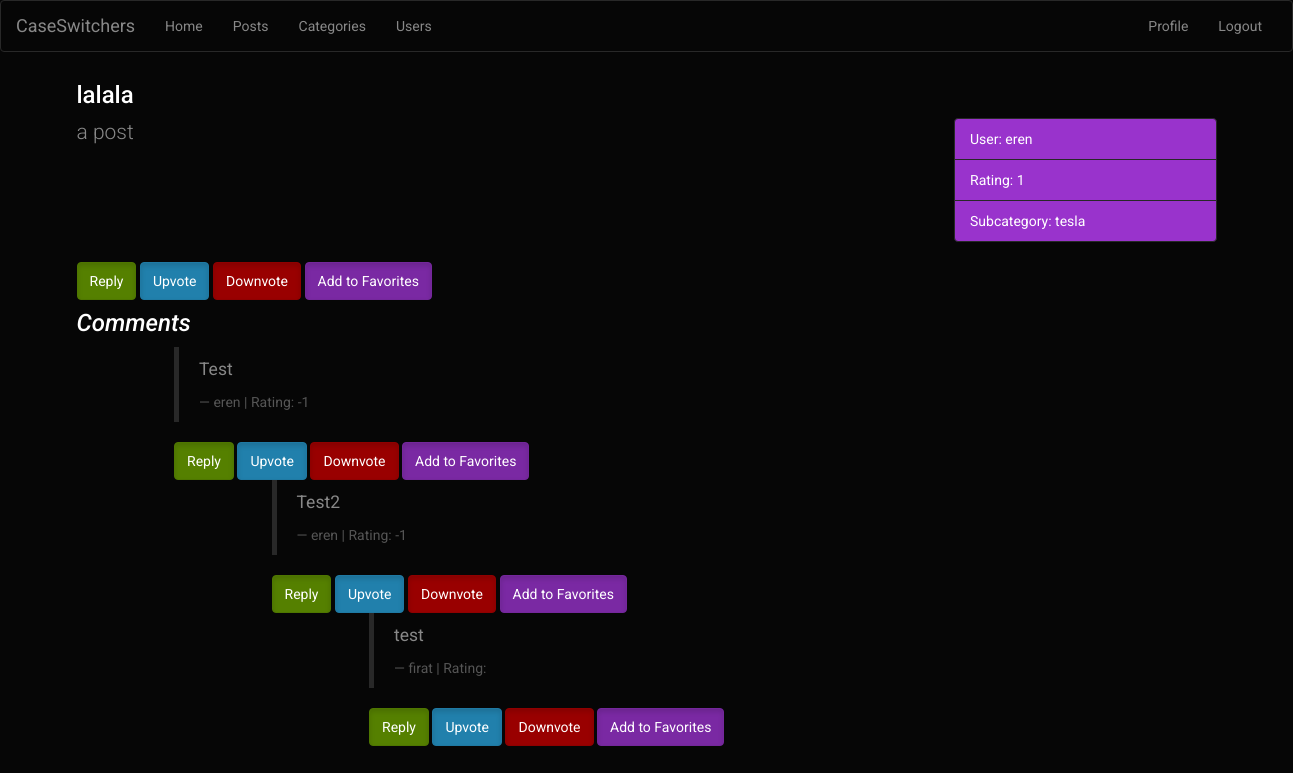
Page /showpost.php?id=95 (signed in) on the committed database.
### tables this page shows
CREATE TABLE `post` (
  `postID` int(11) NOT NULL,
  `topicname` varchar(45) NOT NULL
);

CREATE TABLE `entry` (
  `entryID` int(11) NOT NULL,
  `creationdate` timestamp NOT NULL DEFAULT CURRENT_TIMESTAMP ON UPDATE CURRENT_TIMESTAMP,
  `content` mediumtext NOT NULL
);

CREATE TABLE `owns` (
  `e_id` int(11) NOT NULL,
  `u_id` int(11) NOT NULL
);

CREATE TABLE `user` (
  `userID` int(11) NOT NULL,
  `username` varchar(45) NOT NULL,
  `password` varchar(45) NOT NULL,
  `name` varchar(45) DEFAULT NULL,
  `surname` varchar(45) DEFAULT NULL,
  `email` varchar(45) NOT NULL,
  `userlevel` varchar(45) NOT NULL,
  `date_of_registration` timestamp NOT NULL DEFAULT CURRENT_TIMESTAMP ON UPDATE CURRENT_TIMESTAMP,
  `avatarloc` varchar(45) DEFAULT NULL,
  `profile_info` tinytext
);

CREATE TABLE `subcategory` (
  `sub_id` int(11) NOT NULL,
  `c_id` int(11) NOT NULL,
  `subcategoryname` varchar(45) NOT NULL
);

CREATE TABLE `subcomments` (
  `comment_id` int(11) NOT NULL,
  `subcomment_id` int(11) NOT NULL
);

### public_html/session.php (called while the page is built, shortened)
<?php
    include("connection.php");
    $user_check = $_SESSION['login_user'];
   $ses_sql = mysqli_query($db, "SELECT * FROM user WHERE username = '$user_check'");
   $row = mysqli_fetch_array($ses_sql, MYSQLI_ASSOC);
   $login_id = $row['userID'];
?>

### public_html/showpost.php (the view, shortened to what this page needs)
<!DOCTYPE html>
<html>
<?php
    include("session.php");
    $postid = mysqli_real_escape_string($db,$_GET['id']);
?>
<head>
    <link rel="stylesheet" href="assets/bootstrap/css/bootstrap.min.css">
    <link rel="stylesheet" href="assets/css/user.css">
</head>
<body>
    <nav class="navbar navbar-default">
        <div class="container-fluid">
            <div class="navbar-header">
                <a class="navbar-brand navbar-link" href="index.php">CaseSwitchers </a></div>
            <div class="collapse navbar-collapse" id="navcol-1">
                <ul class="nav navbar-nav">
                    <li role="presentation"><a href="index.php">Home </a></li>
                    <li role="presentation"><a href="posts.php">Posts </a></li>
                    <li role="presentation"><a href="categories.php">Categories </a></li>
                    <li role="presentation"><a href="users.php">Users </a></li>
                </ul>
                <ul class="nav navbar-nav navbar-right">
                    <?php
                        if(isset($_SESSION['login_user']))
                        {
                            echo '<li role="presentation"><a href="profile.php?id='.$login_id.'">Profile </a></li>';
                            echo '<li role="presentation"><a href="logout.php">Logout </a></li>';
                        }
                    ?>
                </ul>
            </div>
        </div>
    </nav>
    <div class="container">
        <div class="row">
            <div class="col-md-12">
                <h4>
                <?php
                    $query = "SELECT * FROM Post WHERE PostID = $postid";
                    $result = $db->query($query);
                    $row = mysqli_fetch_array($result, MYSQLI_ASSOC);
                    $posttitle = $row["topicname"];
                    echo $posttitle;
                ?></h4></div>
        </div>
        <div class="row">
            <div class="col-md-9">
                <p class="lead">
                <?php
                    $query = "SELECT * FROM Entry WHERE EntryID = $postid";
                    $result = $db->query($query);
                    $row = mysqli_fetch_array($result, MYSQLI_ASSOC);
                    $entrycontent = $row["content"];
                    echo $entrycontent;
                ?></p>
            </div>
            <div class="col-md-3">
                <ul class="list-group">
                    <li class="list-group-item list-group-item-info"><span>User:
                    <?php
                        $query = "SELECT * FROM User u, Owns o WHERE o.e_id = '$postid' AND u.userID = o.u_id";
                        $result = $db->query($query);
                        $row = mysqli_fetch_array($result, MYSQLI_ASSOC);
                        $postownername = $row["username"];
                        echo $postownername;
                    ?></span></li>
                    <li class="list-group-item list-group-item-info"><span>Rating:
                    <?php
                        $query6 = "SELECT e_id, sum(rating) as entryrating FROM Rates WHERE e_id = '$postid' GROUP BY e_id";
                        $result6 = $db->query($query6);
                        $row6 = $result6->fetch_assoc();
                        $entryrating = $row6["entryrating"];
                        echo $entryrating;
                    ?></span></li>
                    <li class="list-group-item list-group-item-info"><span>Subcategory:
                    <?php
                        $query7 = "SELECT subcategoryname FROM Subcategory s, PostCategory p WHERE p.p_id = $postid AND p.c_id = s.c_id";
                        $result7 = $db->query($query7);
                        $row7 = $result7->fetch_assoc();
                        $subcategoryname = $row7["subcategoryname"];
                        echo $subcategoryname;
                    ?></span></li>
                </ul>
            </div>
        </div>
        <div class="row">
            <div class="col-md-12">
                <form method="post" action="">
                <button class="btn btn-success active" type="button" name="replypost" onmousedown="changeComment(<?php echo $postid;?>)">Reply </button>
                <button class="btn btn-primary active" type="submit" name="upvotepost">Upvote </button>
                <button class="btn btn-danger active" type="submit" name="downvotepost">Downvote </button>
                <button class="btn btn-info active" type="submit" name="favoritepost">Add to Favorites</button>
                </form>
            </div>
        </div>
    </div>
    <div class="container">
        <div class="row">
            <div class="col-md-12">
                <h4><em>Comments </em></h4></div>
        </div>
        <?php
       		function displaySub($commentID, $db, $depth, $offset){
	            $query = "SELECT * FROM Subcomments WHERE comment_id = $commentID";
	       		$result = $db->query($query);
	       		if($result->num_rows == 0){
	       			return;
	       		}
	       		else{
	       				$depth = $depth-1;
	       				$offset = $offset+1;
		       			while($row = $result->fetch_assoc()){
		       				$subno = $row["subcomment_id"];
		       				$query2 = "SELECT * FROM Entry e, User u, Owns o WHERE e.entryID = $subno AND o.e_id = e.entryID AND u.userID = o.u_id";
		       				$result2 = $db->query($query2);
		       				while($row2 = $result2->fetch_assoc()){
		       					$subcontent = $row2["content"];
		       					$subowner = $row2["username"];
		       				}
                            $query3 = "SELECT e_id, sum(rating) as commentrating FROM Comment, Rates WHERE commentID = $subno AND e_id = commentID GROUP BY e_id";
                            $result3 = $db->query($query3);
                            $row3 = $result3->fetch_assoc();
                            $commentrating = $row3["commentrating"];
			            	echo '<div class="row" id="'.$subno.'">
			            		<div class="col-md-'.$depth.' col-md-offset-'.$offset.' col-xs-'.$depth.' col-xs-offset-'.$offset.'">
			              			<blockquote>
				                    	<p>'.$subcontent.'</p>
				                    	<footer>'.$subowner.' | Rating: '.$commentrating.'</footer>
					                </blockquote>
					                <form method="post" action="">
					                <button class="btn btn-success active" type="button" name="replypost" onmousedown="changeComment('.$subno.')">Reply </button>
					                <input value="'.$subno.'" type="hidden" name="replypostid">
					                <button class="btn btn-primary active" type="submit" name="upvotepost">Upvote </button>
					                <input value="'.$subno.'" type="hidden" name="upvotepostid">
					                <button class="btn btn-danger active" type="submit" name="downvotepost">Downvote </button>
					                <input value="'.$subno.'" type="hidden" name="downvotepostid">
					                <button class="btn btn-info active" type="submit" name="favoritepost">Add to Favorites</button>
					                <input value="'.$subno.'" type="hidden" name="favoritepostid">
					                </form>
			            		</div>
			        		</div>';
			        		displaySub($subno,$db,$depth,$offset);
	       				}
	       			}
	       		}
            $query = "SELECT p.c_id, e.* FROM Entry e, Postcomments p WHERE (p.p_id = '$postid' AND e.entryID = p.c_id) ORDER BY creationdate ASC";
       		$result = $db->query($query);
      		while($row = $result->fetch_assoc()){
	            $query2 = "SELECT * FROM User u, Owns o WHERE o.e_id = '$row[entryID]' AND u.userID = o.u_id";
	       		$result2 = $db->query($query2);
	       		while($row2 = $result2->fetch_assoc()){
	       			$commentowner = $row2["username"];
	       			$commentno = $row2["e_id"];
	       		}
                $query3 = "SELECT e_id, sum(rating) as commentrating FROM Comment, Rates WHERE commentID = $commentno AND e_id = commentID GROUP BY e_id";
                $result3 = $db->query($query3);
                $row3 = $result3->fetch_assoc();
                $commentrating = $row3["commentrating"];
	       		$depth = 12;
	       		$offset = 1;
            	echo '<div class="row">
            		<div class="col-md-'.$depth.' col-md-offset-'.$offset.' col-xs-'.$depth.' col-xs-offset-'.$offset.'">
              			<blockquote>
	                    	<p>'.$row["content"].'</p>
	                    	<footer>'.$commentowner.' | Rating: '.$commentrating.'</footer>
		                </blockquote>
		                <form method="post" action="">
		                <button class="btn btn-success active" type="button" name="replypost" onmousedown="changeComment('.$commentno.')">Reply </button>
		                <input value="'.$commentno.'" type="hidden" name="replypostid">
		                <button class="btn btn-primary active" type="submit" name="upvotepost">Upvote </button>
		                <input value="'.$commentno.'" type="hidden" name="upvotepostid">
		                <button class="btn btn-danger active" type="submit" name="downvotepost">Downvote </button>
		                <input value="'.$commentno.'" type="hidden" name="downvotepostid">
		                <button class="btn btn-info active" type="submit" name="favoritepost">Add to Favorites</button>
		                <input value="'.$commentno.'" type="hidden" name="favoritepostid">
		                </form>
            		</div>
        		</div>';
        		displaySub($commentno,$db,$depth,$offset);
			}
        ?>
    </div>
</body>
</html>

### rows in the picture
post: topicname "lalala"
entry: content "a post"
owns: u.username "eren"
subcategory: subcategoryname "tesla"
entry: content "Test", user.username "eren", commentrating "-1"
subcomments: entry.content "Test2", user.username "eren", commentrating "-1"
subcomments: entry.content "test", user.username "firat"

### other values in the picture
$entryrating "1"
